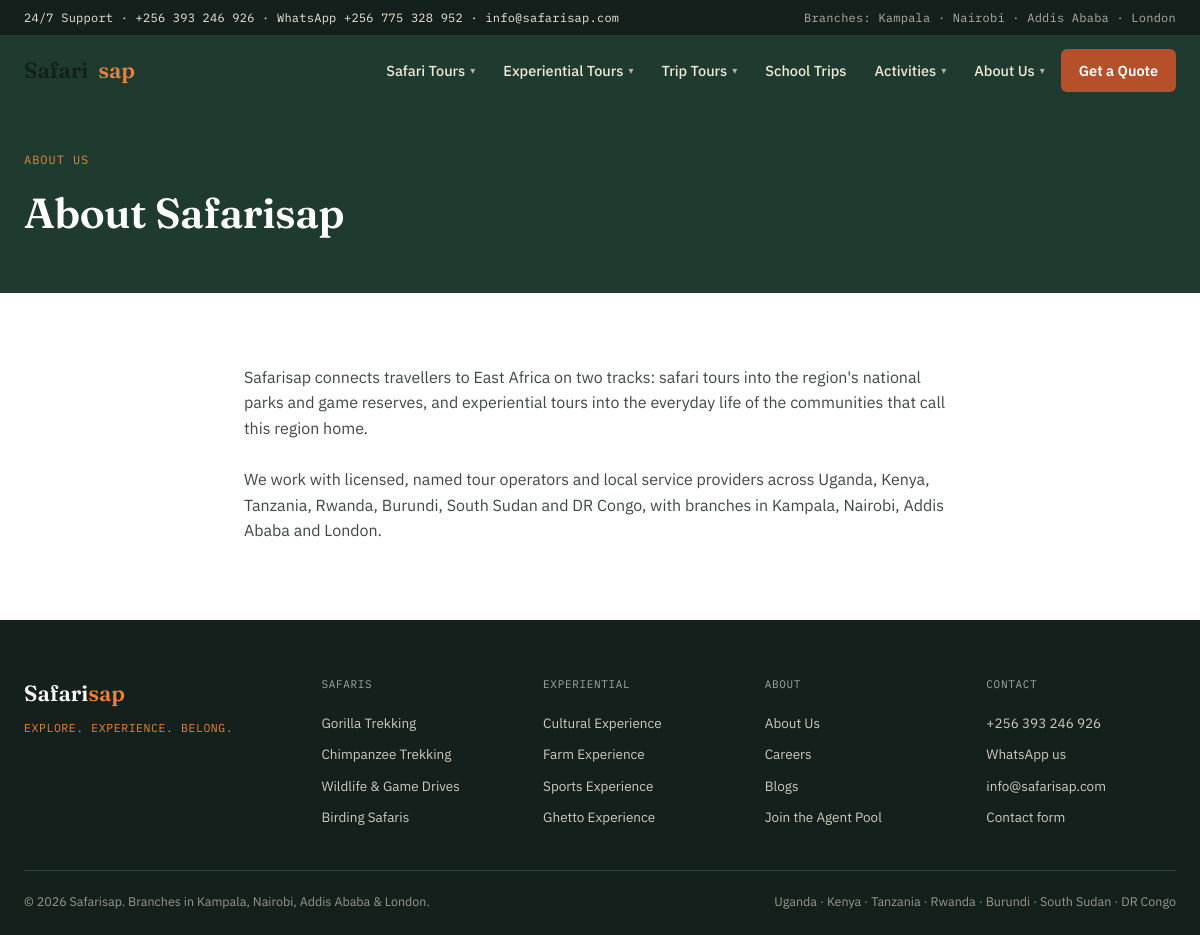
Page /about.php on the committed database.
### tables this page shows
CREATE TABLE pages (
    id INT UNSIGNED AUTO_INCREMENT PRIMARY KEY,
    slug VARCHAR(120) NOT NULL UNIQUE,
    title VARCHAR(200) NOT NULL,
    body LONGTEXT NULL,
    updated_at TIMESTAMP NOT NULL DEFAULT CURRENT_TIMESTAMP ON UPDATE CURRENT_TIMESTAMP
);

### includes/db.php (called while the page is built, shortened)
<?php
function db(): PDO
{
    static $pdo = null;
    if ($pdo === null) {
        $dsn = 'mysql:host=' . DB_HOST . ';dbname=' . DB_NAME . ';charset=utf8mb4';
        $pdo = new PDO($dsn, DB_USER, DB_PASS, [
            PDO::ATTR_ERRMODE => PDO::ERRMODE_EXCEPTION,
            PDO::ATTR_DEFAULT_FETCH_MODE => PDO::FETCH_ASSOC,
        ]);
    }
    return $pdo;
}

### includes/functions.php (called while the page is built, shortened)
<?php
function h(?string $value): string
{
    return htmlspecialchars($value ?? '', ENT_QUOTES, 'UTF-8');
}

### about.php (the view, shortened to what this page needs)
<?php
$stmt = db()->prepare('SELECT * FROM pages WHERE slug = ?');
$stmt->execute(['about']);
$page = $stmt->fetch();
require __DIR__ . '/includes/site_header.php';
?>
<header class="page-header">
  <div class="wrap">
    <p class="page-header__eyebrow">About Us</p>
    <h1 class="page-header__title"><?= h($page['title'] ?? 'About Safarisap') ?></h1>
  </div>
</header>
<section class="section">
  <div class="wrap" style="max-width:760px;">
    <?php if ($page && $page['body']): ?>
      <p class="detail-text" style="font-size:16px;"><?= nl2br(h($page['body'])) ?></p>
    <?php else: ?>
      <p class="empty-note">This page is being written — check back soon.</p>
    <?php endif; ?>
  </div>
</section>
<?php require __DIR__ . '/includes/site_footer.php'; ?>

### assets/css/site.css (style rules this page uses)
:root { --canopy: #1f3a2e; --canopy-dark: #14201b; --canopy-line: #2c4a3a; --murram: #b5502b; --murram-dark: #93401f; --savanna: #f1e9d8; --savanna-line: #e2d5b8; --dusk: #241b34; --ember: #e8823c; --gold: #c99a3e; --ink: #14201b; --white: #ffffff; --font-display: 'Fraunces', 'Iowan Old Style', Georgia, serif; --font-ui: 'IBM Plex Sans', -apple-system, BlinkMacSystemFont, 'Segoe UI', sans-serif; --font-mono: 'IBM Plex Mono', ui-monospace, SFMono-Regular, Menlo, monospace; --radius: 6px; --shadow-card: 0 1px 2px rgba(20, 32, 27, 0.06), 0 8px 24px rgba(20, 32, 27, 0.06); --max-width: 1200px; }
* { box-sizing: border-box; }
html, body { margin: 0; padding: 0; }
body.site { background: var(--white); color: var(--ink); font-family: var(--font-ui); font-size: 16px; line-height: 1.6; -webkit-font-smoothing: antialiased; }
.wrap { max-width: var(--max-width); margin: 0 auto; padding: 0 24px; }
.section { padding: 72px 0; }
.page-header { background: var(--canopy); color: var(--white); padding: 44px 0 36px; }
.page-header__eyebrow { font-family: var(--font-mono); font-size: 12px; letter-spacing: 0.08em; text-transform: uppercase; color: var(--ember); margin: 0 0 10px; }
.page-header__title { font-family: var(--font-display); font-size: clamp(28px, 4vw, 42px); font-weight: 600; margin: 0 0 10px; letter-spacing: -0.01em; }
.detail-text { font-size: 15px; opacity: 0.82; margin: 0 0 4px; }

### rows in the picture
pages: title "About Safarisap", body "Safarisap connects travellers to East Africa on two tracks: safari tours into the region's national parks and game reserves, and experiential tours into the everyday life of the communities that call this region home. We work with licensed, named tour operators and local service providers across Uganda, Kenya, Tanzania, Rwanda, Burundi, South Sudan and DR Congo, with branches in Kampala, Nairobi, Addis Ababa and London."
